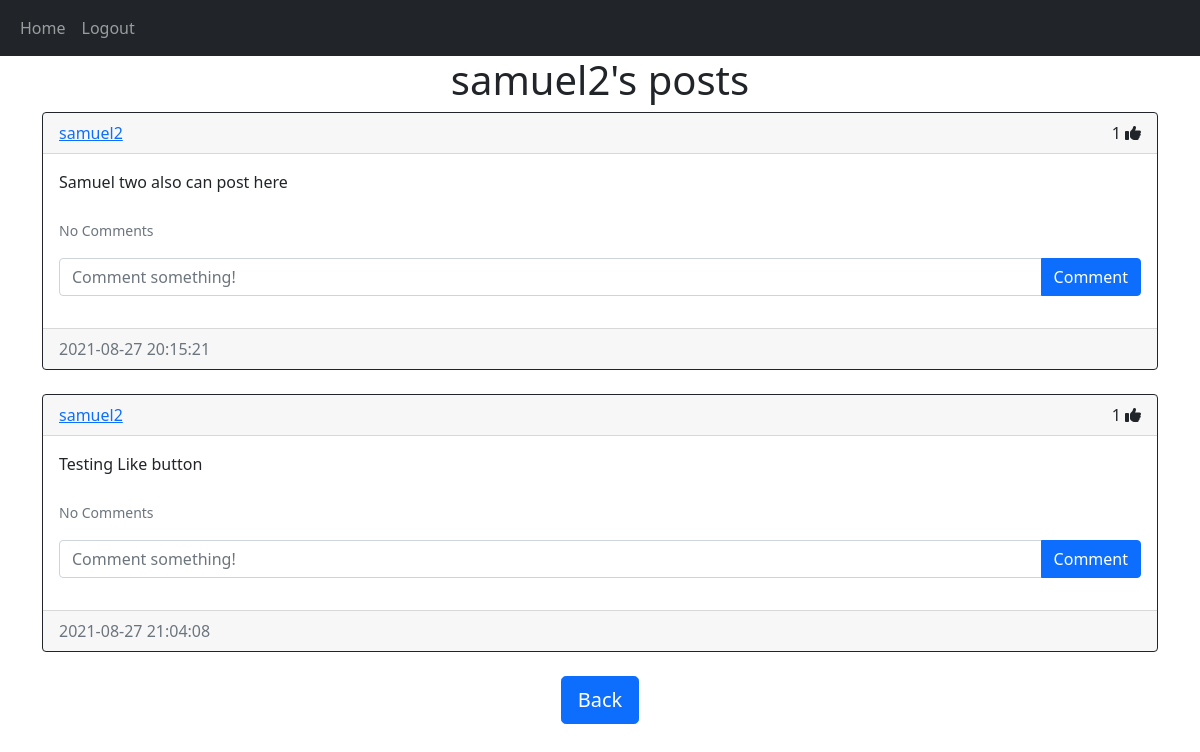
The app's page /posts/samuel2 (signed in) with its own data.
### website/models.py (models this page shows)
class User(db.Model, UserMixin):
   id = db.Column(db.Integer, primary_key=True)
   username = db.Column(db.String(64), unique=True)
   email = db.Column(db.String(150), unique=True)
   password = db.Column(db.String(128))
   date_created = db.Column(db.DateTime(timezone=True), default=func.now())
   posts = db.relationship('Post', backref="user", passive_deletes=True)
   comments = db.relationship('Comment', backref="user", passive_deletes=True)
   likes = db.relationship('Like', backref='user', passive_deletes=True)

class Post(db.Model):
   id = db.Column(db.Integer, primary_key=True)
   text = db.Column(db.Text, nullable=False)
   date_created = db.Column(db.DateTime(timezone=True), default=func.now())
   author = db.Column(db.Integer, db.ForeignKey("user.id", ondelete="CASCADE"), nullable=False)
   comments = db.relationship('Comment', backref="post", passive_deletes=True)
   likes = db.relationship('Like', backref="post", passive_deletes=True)

### website/views.py (the view)
@views.route("/posts/<username>")
@login_required
def posts(username):
    user = User.query.filter_by(username=username).first()
    if not user:
        flash('User not found', category='error')
        return redirect(url_for(dirHome))
    posts = user.posts
    return render_template("posts.html", user=current_user, posts=posts, username=username)

### website/__init__.py (called while the page is built)
def create_app():
   app = Flask(__name__)
   app.config['SECRET_KEY'] = 'samuelKey'
   app.config['SQLALCHEMY_DATABASE_URI'] = f'sqlite:///{DB_NAME}'
   db.init_app(app)
   from .views import views
   from .auth import auth
   app.register_blueprint(views, url_prefix='/')
   app.register_blueprint(auth, url_prefix='/')
   from .models import User, Post, Comment, Like
   create_database(app)
   login_manager = LoginManager()
   login_manager.login_view = "auth.login"
   login_manager.init_app(app)
   @login_manager.user_loader
   def login_user(id):
      return User.query.get(int(id))
   return app

### website/templates/posts.html (shortened to what this page needs)
{% extends "posts_div.html" %}  {% block header %} {{username}}'s posts {% endblock %} {% block footer %}
<div align="center">
   <a href="/home"><button type="button" class="btn btn-primary btn-lg">Back</button></a>
</div>
{% endblock %}

### website/templates/posts_div.html (shortened to what this page needs)
{% extends "base.html" %} {% block title %}Home{% endblock %} {% block content
%}
<h1 align="center">{% block header %}Posts{% endblock %}</h1>
<div id="posts">
  {% for post in posts %}
  <div class="card border-dark">
    <div class="card-header d-flex justify-content-between align-items-center">
      <a href="/posts/{{post.user.username}}">{{post.user.username}}</a>
      <div>
        <span id="likes-count-{{post.id}}">
          {{ post.likes|length }}</span>
        {% if user.id in post.likes|map(attribute="author")|list %}
        <i class="fas fa-thumbs-up" id="like-button-{{post.id}}" onclick="like({{post.id}})"></i>
        {% else %}
        <i class="far fa-thumbs-up" id="like-button-{{post.id}}" onclick="like({{post.id}})"></i>
        {% endif %}
      </div>
    </div>
    <div class="card-body">
      <div class="card-text">{{post.text}}</div>
      <br />
      <p class="card-text">
        {% if post.comments|length > 0 %}
        <a data-bs-toggle="collapse" href="#comments-{{post.id}}" role="button">
          <small>View {{post.comments|length}} Comments</small>
        </a>
        {% else %}
        <small class="text-muted">No Comments</small>
        {% endif %}
      </p>
      <form class="input-group mb-3" method="POST" action="/create-comment/{{post.id}}">
        <input type="text" id="text" name="text" class="form-control" placeholder="Comment something!" />
        <button type="submit" class="btn btn-primary">Comment</button>
      </form>
    </div>
    <div class="card-footer text-muted">{{post.date_created}}</div>
  </div>
  <br /> {% endfor %}
</div>
{% block footer %}{% endblock %} {% endblock %}

### website/templates/base.html (shortened to what this page needs)
<!DOCTYPE html>
<html lang="en">
<head>
  <link href="https://cdn.jsdelivr.net/npm/bootstrap@5.0.2/dist/css/bootstrap.min.css" rel="stylesheet"
 />
</head>
<body>
  <nav class="navbar navbar-expand-lg navbar-dark bg-dark">
    <div class="container-fluid">
      <div class="collapse navbar-collapse" id="navbar">
        <div class="navbar-nav">
          <a class="nav-item nav-link" href="/home">Home</a>
          {% if user.is_authenticated %}
          <a class="nav-item nav-link" href="/logout">Logout</a>
          {% else %}
          <a class="nav-item nav-link" href="/login">Login</a>
          <a class="nav-item nav-link" href="/sign-up">Sign Up</a>
          {% endif %}
        </div>
      </div>
    </div>
  </nav>
  <div class="container">{% block content %}{% endblock %}</div>
</body>
</html>

### records on screen
User: username "samuel2"
Post: user.username "samuel2", likes|length "1", text "Samuel two also can post here", date_created "2021-08-27 20:15:21"
Post: user.username "samuel2", likes|length "1", text "Testing Like button", date_created "2021-08-27 21:04:08"
